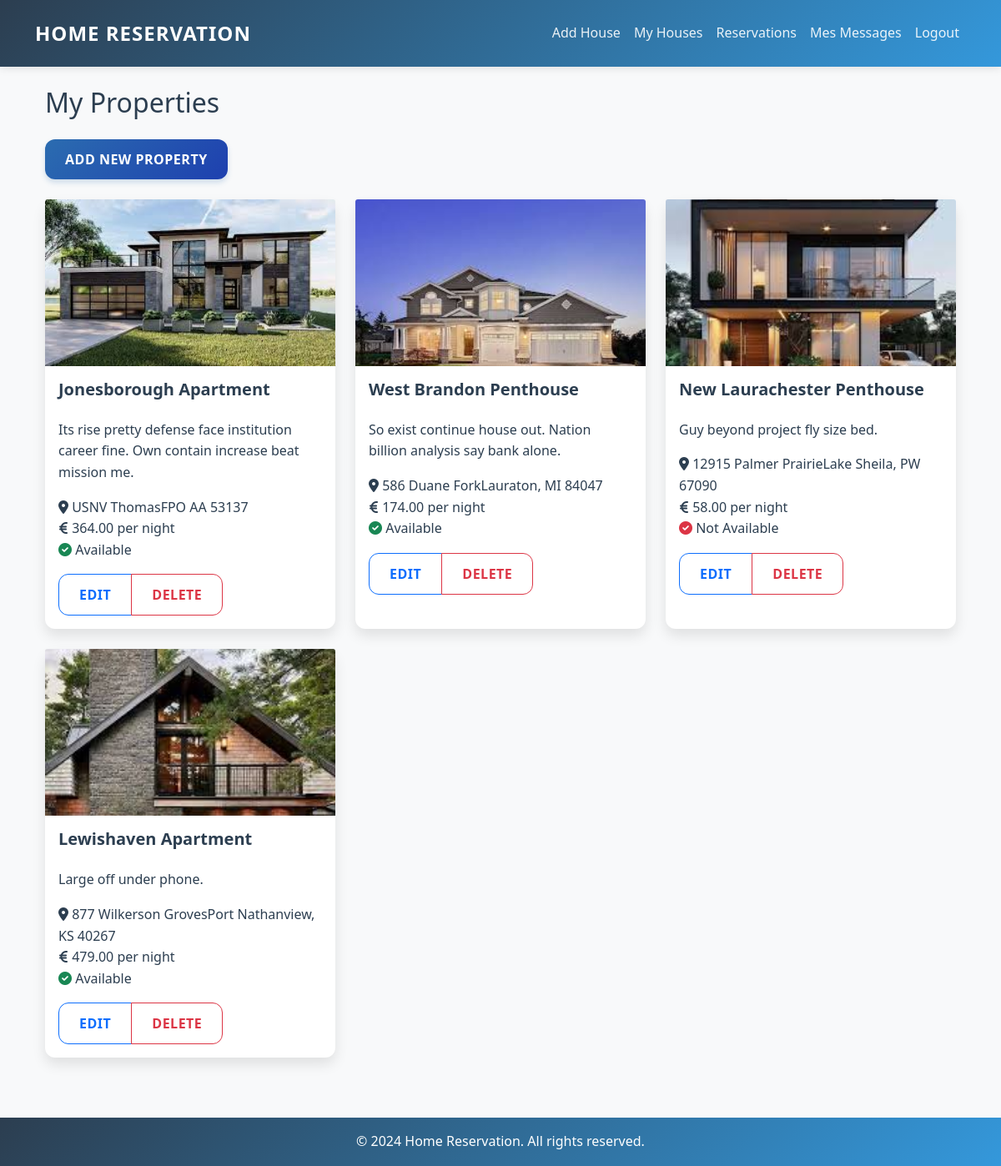
The app's page /my-houses/ (signed in) with its own data.
### maison/models.py (models this page shows, shortened)
class Maison(models.Model):
    titre = models.CharField(max_length=100)
    description = models.TextField()
    adresse = models.CharField(max_length=255)
    prix_par_nuit = models.DecimalField(max_digits=10, decimal_places=2)
    disponible = models.BooleanField(default=True)
    proprietaire = models.ForeignKey(UserProfile, on_delete=models.CASCADE, limit_choices_to={'role': 'proprietaire'})
    image = models.ImageField(upload_to='houses/', null=True, blank=True)  # Add this line

### maison/views.py (the view)
# urls.py: path('my-houses/', maison_views.my_houses, name='my_houses'),
@login_required
def my_houses(request):
    houses = Maison.objects.filter(proprietaire=request.user.userprofile)
    return render(request, 'maison/my_houses.html', {'houses': houses})

### templates/maison/my_houses.html
{% extends 'base.html' %}
{% block content %}
<div class="container">
    <h2 class="mb-4">My Properties</h2>
    <a href="{% url 'add_house' %}" class="btn btn-primary mb-4">Add New Property</a>
    <div class="row">
        {% for house in houses %}
        <div class="col-md-4 mb-4">
            <div class="card h-100">
                {% if house.image %}
                    <img src="{{ house.image.url }}" class="card-img-top" alt="{{ house.titre }}" style="height: 200px; object-fit: cover;">
                {% else %}
                    <img src="/static/images/default-house.jpg" class="card-img-top" alt="Default house image" style="height: 200px; object-fit: cover;">
                {% endif %}
                <div class="card-body">
                    <h5 class="card-title">{{ house.titre }}</h5>
                    <p class="card-text">{{ house.description|truncatewords:30 }}</p>
                    <ul class="list-unstyled">
                        <li><i class="fas fa-map-marker-alt"></i> {{ house.adresse }}</li>
                        <li><i class="fas fa-euro-sign"></i> {{ house.prix_par_nuit }} per night</li>
                        <li><i class="fas fa-check-circle {% if house.disponible %}text-success{% else %}text-danger{% endif %}"></i>
                            {% if house.disponible %}Available{% else %}Not Available{% endif %}
                        </li>
                    </ul>
                    <div class="btn-group">
                        <a href="{% url 'edit_house' house.id %}" class="btn btn-outline-primary">Edit</a>
                        <a href="{% url 'delete_house' house.id %}" class="btn btn-outline-danger">Delete</a>
                    </div>
                </div>
            </div>
        </div>
        {% empty %}
        <div class="col-12">
            <div class="alert alert-info">
                You haven't added any properties yet.
            </div>
        </div>
        {% endfor %}
    </div>
</div>
{% endblock %}

### static/css/style.css (style rules this page uses)
:root { --primary-color: #2b6cb0; --secondary-color: #1a4971; --accent-color: #3b82f6; --success-color: #059669; --warning-color: #d97706; --danger-color: #dc2626; --text-color: #1f2937; --text-secondary: #4b5563; --light-bg: #f8fafc; --dark-bg: #1e293b; --border-radius: 0.75rem; --box-shadow: 0 10px 15px -3px rgba(0, 0, 0, 0.1), 0 4px 6px -2px rgba(0, 0, 0, 0.05); --transition: all 0.3s cubic-bezier(0.4, 0, 0.2, 1); --primary-gradient: linear-gradient(135deg, #2b6cb0, #1e40af); --success-gradient: linear-gradient(135deg, #059669, #047857); --danger-gradient: linear-gradient(135deg, #dc2626, #b91c1c); --warning-gradient: linear-gradient(135deg, #d97706, #b45309); }
body { font-family: 'Inter', 'Poppins', sans-serif; color: var(--text-color); background-color: var(--light-bg); line-height: 1.6; }
.card { background: white; border: none; border-radius: var(--border-radius); box-shadow: var(--box-shadow); transition: var(--transition); }
.card-title { color: var(--primary-color); font-weight: 600; margin-bottom: 1.5rem; }
.btn { padding: 0.75rem 1.5rem; font-weight: 600; border-radius: var(--border-radius); transition: var(--transition); text-transform: uppercase; letter-spacing: 0.5px; }
.btn-primary { background: var(--primary-gradient); border: none; box-shadow: 0 4px 6px rgba(43, 108, 176, 0.2); }

### templates/base.html (style rules this page uses)
:root { --primary-color: #2c3e50; --secondary-color: #3498db; --accent-color: #e74c3c; --text-color: #2c3e50; --light-bg: #f8f9fa; }
html, body { height: 100%; margin: 0; display: flex; flex-direction: column; }
body { font-family: 'Segoe UI', system-ui, -apple-system, sans-serif; color: var(--text-color); line-height: 1.6; }
.container { flex: 1; }
.card { border: none; border-radius: 12px; box-shadow: 0 8px 16px rgba(0,0,0,0.1); transition: transform 0.3s ease; }

### records on screen
Maison: image (picture), titre "Jonesborough Apartment", description "Its rise pretty defense face institution career fine. Own contain increase beat mission me.", adresse "USNV ThomasFPO AA 53137", prix_par_nuit "364.00", disponible True (drawn)
Maison: image (picture), titre "West Brandon Penthouse", description "So exist continue house out. Nation billion analysis say bank alone.", adresse "586 Duane ForkLauraton, MI 84047", prix_par_nuit "174.00", disponible True (drawn)
Maison: image (picture), titre "New Laurachester Penthouse", description "Guy beyond project fly size bed.", adresse "12915 Palmer PrairieLake Sheila, PW 67090", prix_par_nuit "58.00", disponible False (drawn)
Maison: image (picture), titre "Lewishaven Apartment", description "Large off under phone.", adresse "877 Wilkerson GrovesPort Nathanview, KS 40267", prix_par_nuit "479.00", disponible True (drawn)
